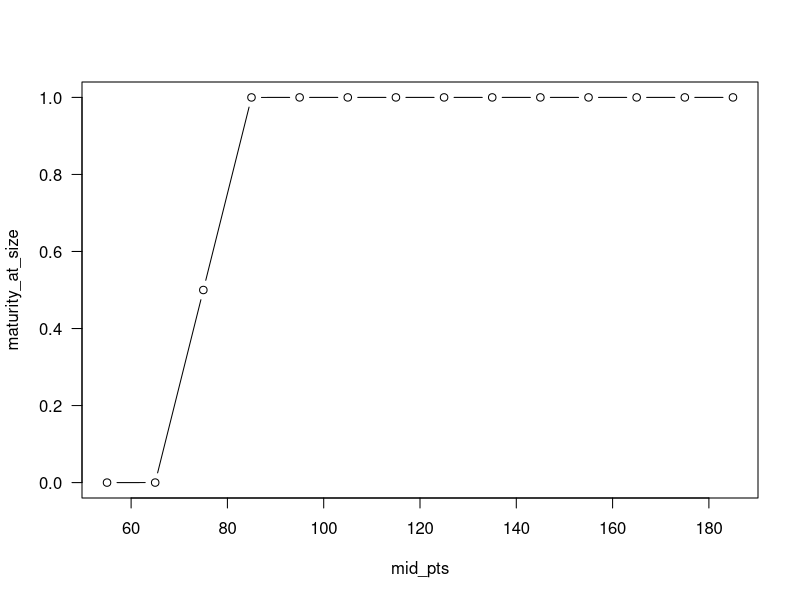
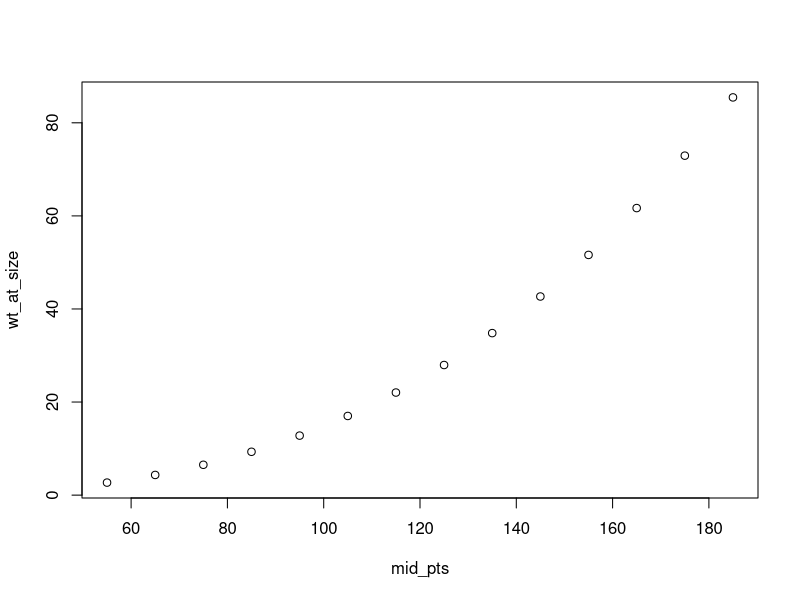
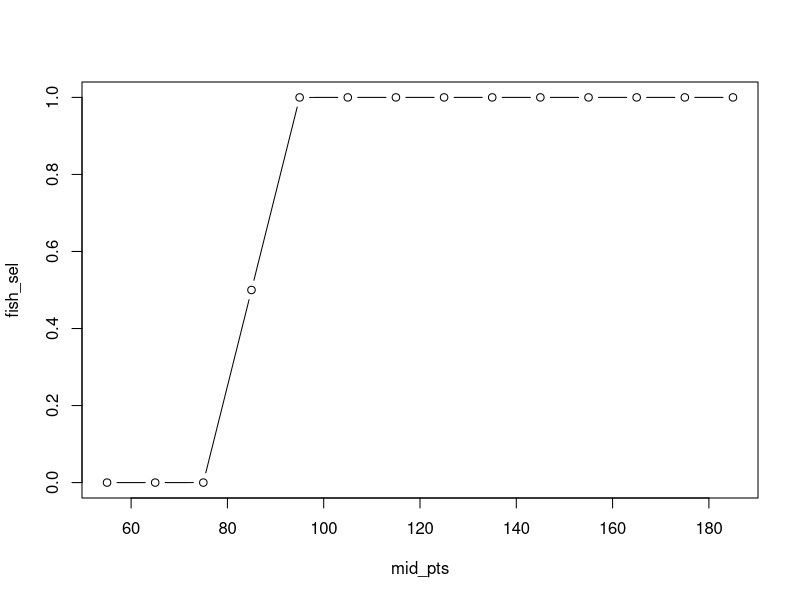
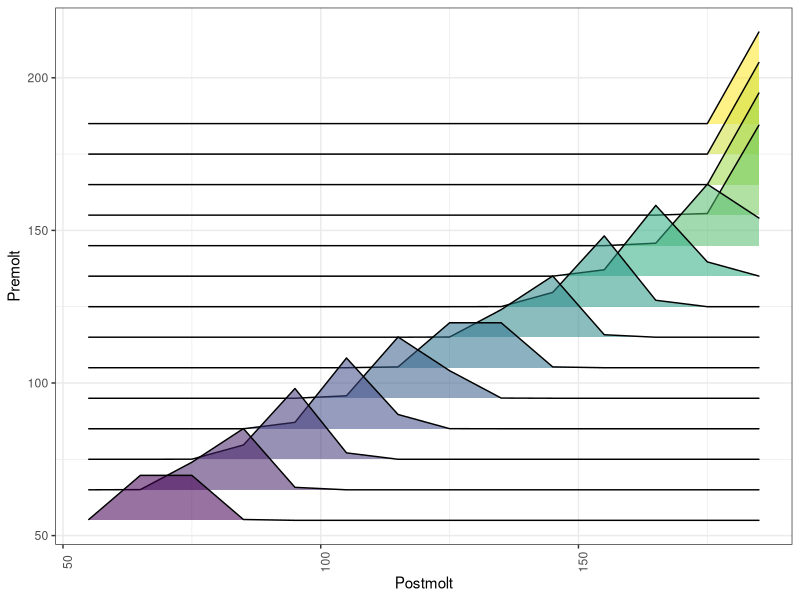
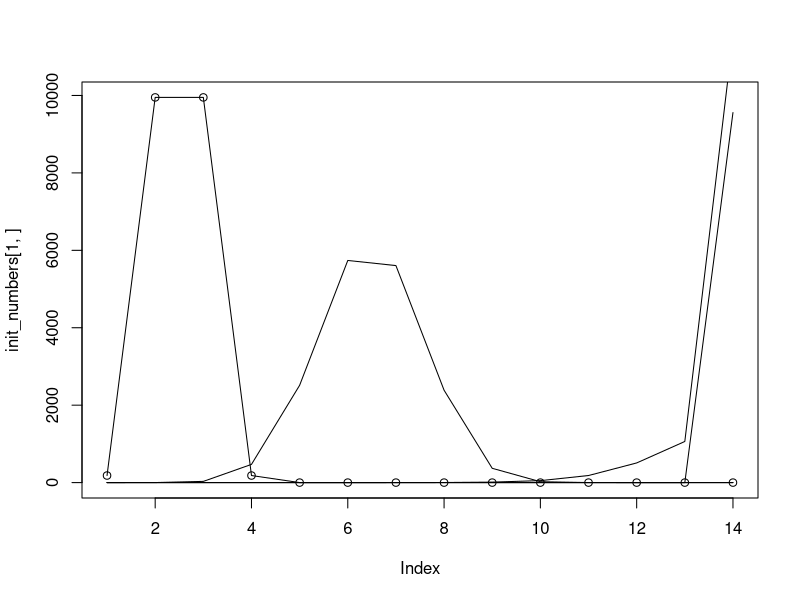
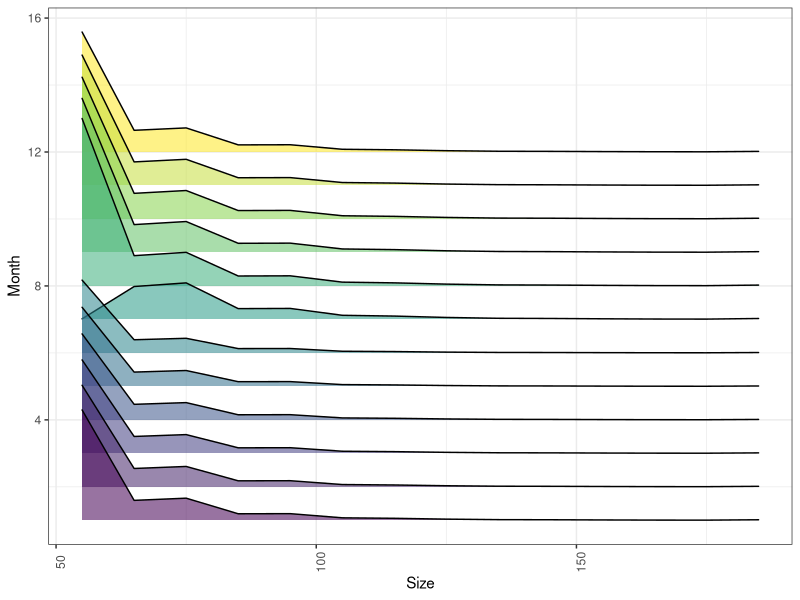
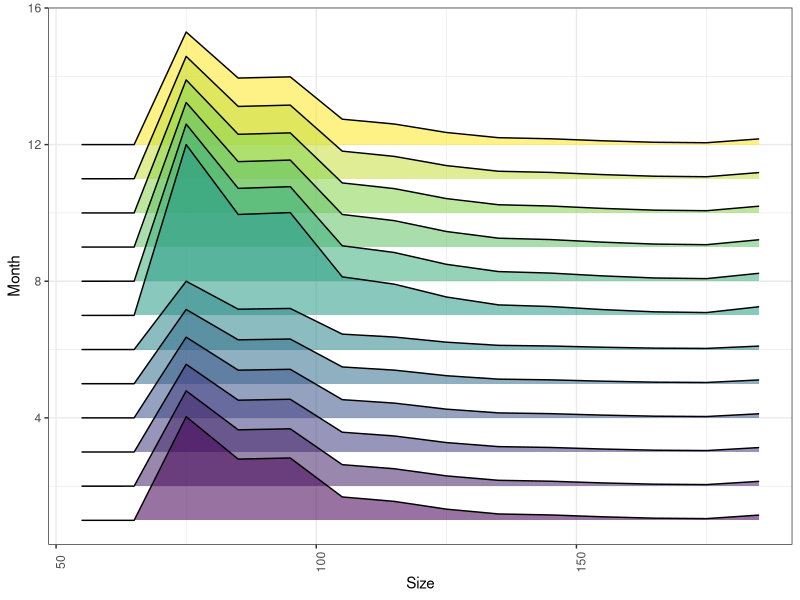
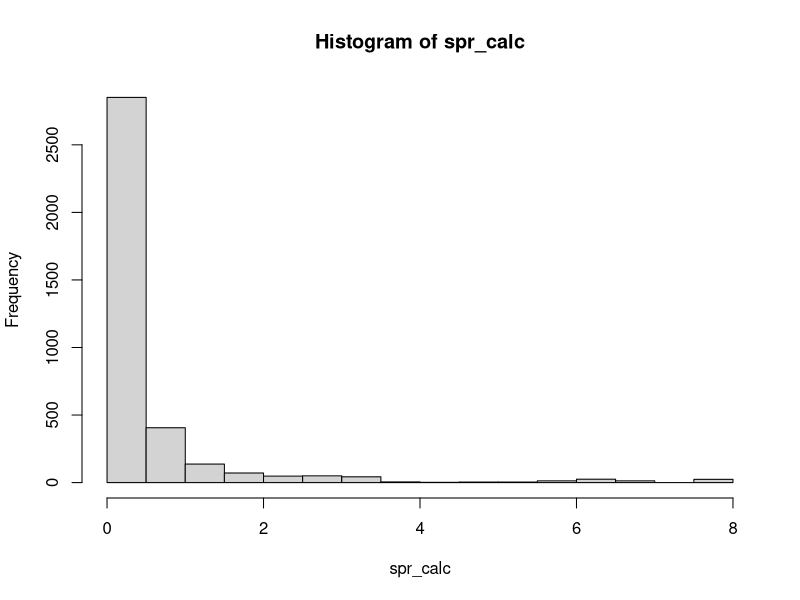

The R source for these figures, in order: (Note: this script raises an error after producing the figures.)
# Operating model for mantis shrimp
# key characteristics: 
#     two recruitment events a year
#     two growth periods a year
#     fishery doesn't operate in the winter or summer
#     closed season changed length (need to implement)
#     monthly time step
#     start at 50mm
#     mature at 80mm
#     live 3 to 4 years

####################
# TO INCLUDE AT A LATER DATE
# include sex
# include probability of molting by size
# include a distribution of recruits to size bins
library(reshape2)
library(dplyr)
library(ggplot2)
library(ggridges)
library(gridExtra)

#############################
# model characteristics
#############################
sizes         <-seq(50,190,10) # choose start sizes so they have roughly the same intermolt duration
years         <-seq(2000,2021) # simulated year span
tot_time_steps<-length(years)*12
all_months    <-seq(1,tot_time_steps)

#==mid points to the size bins from 'sizes'
in_break<-sizes
mid_pts<-rep(0,length(in_break)-1)
for(x in 1:length(mid_pts))
  mid_pts[x] <- (in_break[x]+in_break[x+1])/2

nat_mort      <-1

                 #J,F,M,A,M,J,J,A,S,O,N,D
grow_month    <-c(0,0,1,0,0,0,1,0,0,0,0,0)
rec_month     <-c(0,1,0,0,0,0,0,1,0,0,0,0)
spawn_month   <-c(0,0,0,0,0,0,1,0,0,0,0,1)
fish_prop     <-c(0,0,.1,.1,.1,.1,0,0,0,.2,.2,.15) # this is the proportion of fish_mort that occurs in a month
fish_months   <-all_months[which(all_months*rep(fish_prop,length(years))!=0)]

grow_month    <-c(0,0,0,0,0,0,1,0,0,0,0,0)
rec_month     <-c(0,0,0,0,0,0,0,1,0,0,0,0)
spawn_month   <-c(0,0,0,0,0,0,1,0,0,0,0,1)
fish_prop     <-c(.1,.1,.1,.1,.1,.1,.10,.10,.10,.2,.2,.15) # this is the proportion of fish_mort that occurs in a month
fish_months   <-all_months[which(all_months*rep(fish_prop,length(years))!=0)]


growth_months   <-all_months[which(all_months*rep(grow_month,length(years))!=0)]
rec_months    <-all_months[which(all_months*rep(rec_month,length(years))!=0)]
spawn_months  <-all_months[which(all_months*rep(spawn_month,length(years))!=0)]

#==maturity at size
mat_50<-75
mat_slope<-1
maturity_at_size<-1/(1+exp(-mat_slope*(mid_pts-mat_50)))
plot(maturity_at_size~mid_pts,type='b',las=1)

#==weight at size
wt_at_size <- exp(2.85 * log(mid_pts) - 10.43)
plot(wt_at_size~mid_pts)

#==fishery selectivity
fish_50<-85
fish_slope<-1
fish_sel<-1/(1+exp(-fish_slope*(mid_pts-fish_50)))
plot(fish_sel~mid_pts,type='b')

f_mort1              <-matrix(0,ncol=length(mid_pts),nrow=tot_time_steps)
in_fmort             <-rnorm(length(fish_months),0.15,0.05)
in_fmort[in_fmort<0]<-0
#in_fmort<-0
f_mort1[fish_months,]<-in_fmort
f_mort              <-sweep(f_mort1,2,fish_sel,FUN="*")

###################################
#==build a size transition matrix==
make_size_trans<-function(alpha,beta,growth_sd,out_plot=FALSE,no_x=FALSE,
                          input_size)
{
  avg_post_molt<-alpha + beta*input_size
  size_trans_mat<-matrix(ncol=length(input_size),nrow=length(input_size))
  
  for(x in 1:nrow(size_trans_mat))
  {
    tmp<-dnorm(input_size,avg_post_molt[x],growth_sd[x])  
    tmp[seq(1,nrow(size_trans_mat))<x]<-0
    size_trans_mat[x,]<-round(tmp/sum(tmp) ,3)
    
  }
  
  rownames(size_trans_mat)<-input_size
  colnames(size_trans_mat)<-input_size
  in_g<-data.frame(melt(t(size_trans_mat)))
  colnames(in_g)<-c("Postmolt","Premolt","Density")
  
  p <- ggplot(in_g)
  p <- p + geom_density_ridges(aes(x=Postmolt, y=Premolt, height = Density, group=Premolt,
                                   fill=stat(y),alpha=.9999),stat = "identity",scale=3) +
    scale_fill_viridis_c()+
    theme_bw() +
    theme(legend.position = "none",
          axis.text.x = element_text(angle = 90)) 
  
  if(no_x==TRUE)
    p<-p+theme(axis.text.x=element_blank(),
               axis.title.x=element_blank(),
               axis.ticks.x = element_blank())
  
  if(out_plot==TRUE)
    print(p)
  
  list(size_trans_mat,p)
}

size_trans_1<-make_size_trans(alpha=4,beta=1.2,
                              growth_sd=rep(5,length(mid_pts)),out_plot=F,no_x=FALSE,input_size=mid_pts)
# plot size transition matrix
size_trans_1[[2]]


##########################################
#==make up initial numbers at size at time
#==by iterating the size transition matrix
#==on a recruitment
init_numbers<-matrix(ncol=length(mid_pts),nrow=4)
dummy<-c(exp(10),rep(0,length(mid_pts)-1))
counter<-0
for(x in 1:4)
{
 counter<-0
 while(counter<x)
 {
   dummy<-(dummy%*%size_trans_1[[1]])*exp(-nat_mort/length(grow_month))
   counter<-counter+1
 }
 init_numbers[x,]<-dummy
   
}
#==check they look sensible
 plot(init_numbers[1,]) 
 for(x in 1:nrow(init_numbers))
   lines(init_numbers[x,])

 ###############################
 #==project population
 ###############################
 n_matrix<-matrix(ncol=length(mid_pts),nrow=c(tot_time_steps))
 n_matrix[1,]<-apply(init_numbers,2,sum)
 c_matrix<-matrix(ncol=length(mid_pts),nrow=c(tot_time_steps))
 log_recruits<-rep(0,tot_time_steps)
 in_log_rec<-rnorm(length(rec_months),20,1)
 log_recruits[rec_months] <- in_log_rec
   
for(x in 1:(tot_time_steps))
{
 #==recruitment(this could be spread over several size bins)
  #==this can also be linked to spawning biomass later
  if(any(rec_months==x))
    n_matrix[x,1]<-n_matrix[x,1] + exp(log_recruits[x])
  
 #==growth
  if(any(growth_months==x))
    n_matrix[x,]<-n_matrix[x,]%*%size_trans_1[[1]]
  
  #==fishing
  #==need a better way to do this...
    n_matrix[x,]<-n_matrix[x,]*(exp(-f_mort[x,]))
    c_matrix[x,]<-n_matrix[x,]*(1-exp(-f_mort[x,]))   

  #==natural mortality
    if(x<tot_time_steps)
     n_matrix[x+1,]<-n_matrix[x,]*exp(-nat_mort/12)

}
 ################################################################### 
 # Rerun with no fishing and constant recruitment set at the average
 ################################################################### 
 proj_yr<-100
 proj_t_step<-proj_yr*12
 proj_months<-seq(1,proj_t_step)
 n_matrix_b0<-matrix(ncol=length(mid_pts),nrow=c(proj_t_step))
 n_matrix_b0[1,]<-apply(init_numbers,2,sum)
 
 proj_growth_months <-proj_months[which(proj_months*rep(grow_month,length(proj_yr))!=0)]
 proj_rec_months    <-proj_months[which(proj_months*rep(rec_month,length(proj_yr))!=0)]
 proj_spawn_months  <-proj_months[which(proj_months*rep(spawn_month,length(proj_yr))!=0)]
 
 for(x in 1:(proj_t_step))
 {
   #==recruitment(this could be spread over several size bins)
   #==this can also be linked to spawning biomass later
   if(any(proj_rec_months==x))
     n_matrix_b0[x,1]<-n_matrix_b0[x,1] + exp(mean(log_recruits[log_recruits!=0]))
   
   #==growth
   if(any(proj_growth_months==x))
     n_matrix_b0[x,]<-n_matrix_b0[x,]%*%size_trans_1[[1]]
   
   #==natural mortality
   if(x<proj_t_step)
     n_matrix_b0[x+1,]<-n_matrix_b0[x,]*exp(-nat_mort/12)
   
 }
 
 eq_numbers<-n_matrix_b0[(proj_t_step-11):proj_t_step,]
 eq_spawner_n<-sweep(eq_numbers,2,maturity_at_size,FUN="*")
 eq_spawner_bio<-sweep(eq_spawner_n,2,wt_at_size,FUN="*")

 ####################################
 # visualize equilibrium population
 ################################
 rownames(eq_numbers)<-seq(1,12)
 colnames(eq_numbers)<-mid_pts
 in_g<-data.frame(melt(t(eq_numbers)))
 colnames(in_g)<-c("Size","Month","Numbers")
 in_g$year<-floor(in_g$Month)
 
 eq_plot_n <- ggplot(in_g)
 eq_plot_n <- eq_plot_n + geom_density_ridges(aes(x=Size, y=Month, height = Numbers, group=Month,
                                  fill=stat(y),alpha=.9999),stat = "identity",scale=5) +
   scale_fill_viridis_c()+
   theme_bw() +
   theme(legend.position = "none",
         axis.text.x = element_text(angle = 90)) 
 
 print(eq_plot_n)
 
 ####################################
 # visualize equilibrium spawners
 ################################
 rownames(eq_spawner_n)<-seq(1,12)
 colnames(eq_spawner_n)<-mid_pts
 in_g<-data.frame(melt(t(eq_spawner_n)))
 colnames(in_g)<-c("Size","Month","Numbers")
 in_g$year<-floor(in_g$Month)
 
 eq_plot <- ggplot(in_g)
 eq_plot <- eq_plot + geom_density_ridges(aes(x=Size, y=Month, height = Numbers, group=Month,
                                              fill=stat(y),alpha=.9999),stat = "identity",scale=5) +
   scale_fill_viridis_c()+
   theme_bw() +
   theme(legend.position = "none",
         axis.text.x = element_text(angle = 90)) 
 
 print(eq_plot)
 
 
###########################################
# compare equilibrium spawners to observed
##########################################
 
 n_spawner<-sweep(n_matrix,2,maturity_at_size,FUN="*")
 bio_spawner<-sweep(n_spawner,2,wt_at_size,FUN="*")
 spr_calc<-bio_spawner
 spr_calc_tot<-rep(0,nrow(bio_spawner))
 loop_seq<-seq(1,nrow(bio_spawner))%%12
 loop_seq[loop_seq==0]<-12
 for(x in 1:12)
 {
   inds<-which(loop_seq==x)
   for(y in 1:length(inds))
   {
    spr_calc[inds[y],]<-bio_spawner[inds[y],]/eq_spawner_bio[x,]
    spr_calc_tot[inds[y]]<-sum(bio_spawner[inds[y],])/sum(eq_spawner_bio[x,])
   }
 }
 hist(spr_calc) 
 hist(spr_calc_tot)   
 
 
###################################################################
# Rerun with no fishing to find dynamic unfished biomass
###################################################################
 n_matrix_dynb0<-matrix(ncol=length(mid_pts),nrow=c(tot_time_steps))
 n_matrix_dynb0[1,]<-apply(init_numbers,2,sum)

 for(x in 1:(tot_time_steps))
 {
   #==recruitment(this could be spread over several size bins)
   #==this can also be linked to spawning biomass later
   if(any(rec_months==x))
     n_matrix_dynb0[x,1]<-n_matrix_dynb0[x,1] + exp(log_recruits[x])
   
   #==growth
   if(any(growth_months==x))
     n_matrix_dynb0[x,]<-n_matrix_dynb0[x,]%*%size_trans_1[[1]]
   
   #==natural mortality
   if(x<tot_time_steps)
     n_matrix_dynb0[x+1,]<-n_matrix_dynb0[x,]*exp(-nat_mort/12)
   
 }


 
####################################
# visualize population
################################
 rownames(n_matrix)<-seq(1,tot_time_steps)/12-0.0001
 colnames(n_matrix)<-mid_pts
 in_g<-data.frame(melt(t(n_matrix)))
 colnames(in_g)<-c("Size","Time","Numbers")
 in_g$year<-floor(in_g$Time)
 
 p <- ggplot(in_g)
 p <- p + geom_density_ridges(aes(x=Size, y=Time, height = Numbers, group=Time,
                                  fill=stat(y),alpha=.9999),stat = "identity",scale=15) +
   scale_fill_viridis_c()+
   theme_bw() +
   theme(legend.position = "none",
         axis.text.x = element_text(angle = 90)) 

   print(p)
   
   num_yr<-in_g%>%
     group_by(year)%>%
     summarize(tot_num = sum(Numbers,na.rm=T))
   
  q<- ggplot(data=num_yr,aes(x=year,y=tot_num))+
     geom_line(lwd=1.4)+
     theme_bw()+expand_limits(y=0)
   print(q)
   grid.arrange(p,q,layout_matrix=matrix(c(1,2,2),ncol=3))
   
   
####################################
# visualize catch
################################
rownames(c_matrix)<-seq(1,tot_time_steps)/12
colnames(c_matrix)<-mid_pts
in_g<-data.frame(melt(t(c_matrix)))
colnames(in_g)<-c("Size","Time","Numbers")
in_g$year<-floor(in_g$Time)
   
   p <- ggplot(in_g)
   p <- p + geom_density_ridges(aes(x=Size, y=Time, height = Numbers, group=Time,
                                    fill=stat(y),alpha=.9999),stat = "identity",scale=5) +
     scale_fill_viridis_c()+
     theme_bw() +
     theme(legend.position = "none",
           axis.text.x = element_text(angle = 90)) 
   
   print(p)
 
cat_yr<-in_g%>%
  group_by(year)%>%
  summarize(tot_catch = sum(Numbers,na.rm=T))
 
q<- ggplot(data=cat_yr,aes(x=year,y=tot_catch))+
  geom_line(lwd=1.4)+
  theme_bw()+expand_limits(y=0)
print(q)
grid.arrange(p,q,layout_matrix=matrix(c(1,2,2),ncol=3))

###########################
# write a .DAT file
###########################  

dat_file<-'admb/mantis_pindat.DAT'
file.create(dat_file)

cat("# log_rec",file=dat_file,append=TRUE)
cat("\n",file=dat_file,append=TRUE)
cat(in_log_rec,file=dat_file,append=TRUE)
cat("\n",file=dat_file,append=TRUE)
cat("# fmort",file=dat_file,append=TRUE)
cat("\n",file=dat_file,append=TRUE)
cat(in_fmort,file=dat_file,append=TRUE)
cat("\n",file=dat_file,append=TRUE)
cat("# init_n_at_l",file=dat_file,append=TRUE)
cat("\n",file=dat_file,append=TRUE)
cat(log(n_matrix[1,]),file=dat_file,append=TRUE) 



all_months<-seq(1,(tot_time_steps))
survey_sampling_1<-all_months[which(all_months%%8==0)]
survey_sampling_2<-all_months[which(all_months%%5==0)]
survey_sampling_3<-seq(96,108)
survey_sampling_3<-1
use_surv_samp<-sort(union(union(survey_sampling_1,survey_sampling_2),survey_sampling_3))
surv_sd<-0.2
cat_sd<-0.05

#==survey selectivity
surv_50<-60
surv_slope<-.3
surv_sel<-1/(1+exp(-surv_slope*(mid_pts-surv_50)))
#plot(surv_sel,type='b')

#==calculate fishing months
fish_months<-all_months[which(all_months*rep(fish_prop,length(years))!=0)]

dat_file<-'admb/mantis.DAT'
file.create(dat_file)

cat("# simulated mantis shrimp data file",file=dat_file,append=TRUE)
cat("\n",file=dat_file,append=TRUE)
cat("# start_mo",file=dat_file,append=TRUE)
cat("\n",file=dat_file,append=TRUE)
cat(1,file=dat_file,append=TRUE)
cat("\n",file=dat_file,append=TRUE)
cat("# end_mo",file=dat_file,append=TRUE)
cat("\n",file=dat_file,append=TRUE)
cat(tot_time_steps,file=dat_file,append=TRUE)
cat("\n",file=dat_file,append=TRUE)

cat("# number of sizes",file=dat_file,append=TRUE)
cat("\n",file=dat_file,append=TRUE)
cat(length(mid_pts),file=dat_file,append=TRUE)
cat("\n",file=dat_file,append=TRUE)

cat("# sizes",file=dat_file,append=TRUE)
cat("\n",file=dat_file,append=TRUE)
cat(mid_pts,file=dat_file,append=TRUE)
cat("\n",file=dat_file,append=TRUE)

cat("# number of survey months",file=dat_file,append=TRUE)
cat("\n",file=dat_file,append=TRUE)
cat(length(use_surv_samp),file=dat_file,append=TRUE)
cat("\n",file=dat_file,append=TRUE)

cat("# survey months",file=dat_file,append=TRUE)
cat("\n",file=dat_file,append=TRUE)
cat(use_surv_samp,file=dat_file,append=TRUE)
cat("\n",file=dat_file,append=TRUE)

cat("# survey numbers",file=dat_file,append=TRUE)
cat("\n",file=dat_file,append=TRUE)
surv_obs<-sweep(n_matrix,2,surv_sel,FUN="*")[use_surv_samp,]
surv_obs_error<-apply(surv_obs,1,sum)*exp(rnorm(nrow(surv_obs),0,surv_sd))
cat(surv_obs_error,file=dat_file,append=TRUE)
cat("\n",file=dat_file,append=TRUE)

cat("# survey size composition",file=dat_file,append=TRUE)
cat("\n",file=dat_file,append=TRUE)
for(x in 1:nrow(surv_obs))
{
  size_comp<-hist(sample(mid_pts,size=10000,prob=surv_obs[x,],replace=TRUE),plot=FALSE,breaks=sizes)$density
  cat(size_comp/sum(size_comp),file=dat_file,append=TRUE)
  cat("\n",file=dat_file,append=TRUE)
}

cat("# number of catch months",file=dat_file,append=TRUE)
cat("\n",file=dat_file,append=TRUE)
cat(length(fish_months),file=dat_file,append=TRUE)
cat("\n",file=dat_file,append=TRUE)

# cat("# which catch months",file=dat_file,append=TRUE)
# cat("\n",file=dat_file,append=TRUE)
# cat(which((fish_prop!=0)),file=dat_file,append=TRUE)
# cat("\n",file=dat_file,append=TRUE)

cat("# all catch months",file=dat_file,append=TRUE)
cat("\n",file=dat_file,append=TRUE)
cat(fish_months,file=dat_file,append=TRUE)
cat("\n",file=dat_file,append=TRUE)

cat("# catch numbers",file=dat_file,append=TRUE)
cat("\n",file=dat_file,append=TRUE)
catch_obs<-c_matrix[fish_months,]
catch_obs_error<-apply(c_matrix[fish_months,],1,sum)*exp(rnorm(length(fish_months),0,cat_sd))
cat(catch_obs_error,file=dat_file,append=TRUE)
cat("\n",file=dat_file,append=TRUE)

cat("# catch size composition",file=dat_file,append=TRUE)
cat("\n",file=dat_file,append=TRUE)
for(x in 1:nrow(catch_obs))
{
  size_comp<-hist(sample(mid_pts,size=10000,prob=catch_obs[x,],replace=TRUE),plot=FALSE,breaks=sizes)$density
  cat(size_comp/sum(size_comp),file=dat_file,append=TRUE)
  cat("\n",file=dat_file,append=TRUE)
}

# cat("# number of recruitment months",file=dat_file,append=TRUE)
# cat("\n",file=dat_file,append=TRUE)
# cat(sum(rec_month),file=dat_file,append=TRUE)
# cat("\n",file=dat_file,append=TRUE)
# 
# cat("# which recruitment months",file=dat_file,append=TRUE)
# cat("\n",file=dat_file,append=TRUE)
# cat(which(rec_month!=0),file=dat_file,append=TRUE)
# cat("\n",file=dat_file,append=TRUE)

cat("# number of total recruitment months",file=dat_file,append=TRUE)
cat("\n",file=dat_file,append=TRUE)
cat(length(rec_months),file=dat_file,append=TRUE)
cat("\n",file=dat_file,append=TRUE)

cat("# all recruitment months",file=dat_file,append=TRUE)
cat("\n",file=dat_file,append=TRUE)
cat(rec_months,file=dat_file,append=TRUE)
cat("\n",file=dat_file,append=TRUE)

cat("# number of growth months",file=dat_file,append=TRUE)
cat("\n",file=dat_file,append=TRUE)
cat(sum(grow_month),file=dat_file,append=TRUE)
cat("\n",file=dat_file,append=TRUE)

cat("# which growth months",file=dat_file,append=TRUE)
cat("\n",file=dat_file,append=TRUE)
cat(which(grow_month!=0),file=dat_file,append=TRUE)
cat("\n",file=dat_file,append=TRUE)

cat("# catch cv",file=dat_file,append=TRUE)
cat("\n",file=dat_file,append=TRUE)
cat(cat_sd,file=dat_file,append=TRUE)
cat("\n",file=dat_file,append=TRUE)

cat("# survey cv",file=dat_file,append=TRUE)
cat("\n",file=dat_file,append=TRUE)
cat(surv_sd,file=dat_file,append=TRUE)
cat("\n",file=dat_file,append=TRUE)

cat("# catch eff N",file=dat_file,append=TRUE)
cat("\n",file=dat_file,append=TRUE)
cat(150,file=dat_file,append=TRUE)
cat("\n",file=dat_file,append=TRUE)

cat("# survey eff N",file=dat_file,append=TRUE)
cat("\n",file=dat_file,append=TRUE)
cat(150,file=dat_file,append=TRUE)
cat("\n",file=dat_file,append=TRUE)
# cat("# number of total growth months",file=dat_file,append=TRUE)
# cat("\n",file=dat_file,append=TRUE)
# cat(length(growth_months),file=dat_file,append=TRUE)
# cat("\n",file=dat_file,append=TRUE)
# 
# cat("# all growth months",file=dat_file,append=TRUE)
# cat("\n",file=dat_file,append=TRUE)
# cat(growth_months,file=dat_file,append=TRUE)
# cat("\n",file=dat_file,append=TRUE)
